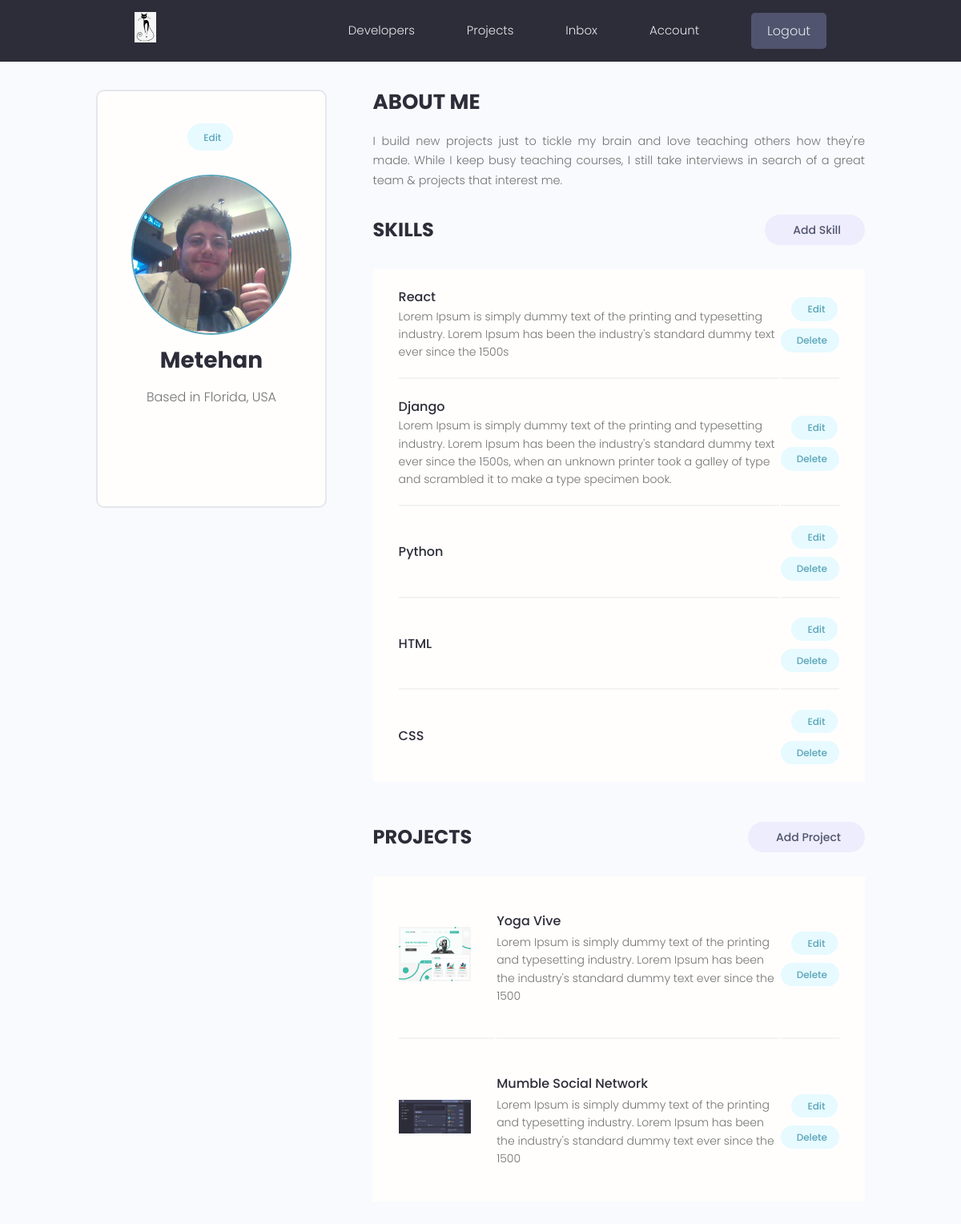
The app's page /account/ (signed in) with its own data.
### users/models.py (models this page shows, shortened)
class Profile(models.Model):
    user = models.OneToOneField(
        User, on_delete=models.CASCADE, null=True, blank=True)
    name = models.CharField(max_length=200, blank=True, null=True)
    email = models.EmailField(max_length=500, blank=True, null=True)
    username = models.CharField(max_length=200, blank=True, null=True)
    location = models.CharField(max_length=200, blank=True, null=True)
    short_intro = models.CharField(max_length=200, blank=True, null=True)
    bio = models.TextField(blank=True, null=True)
    profile_image = models.ImageField(
        null=True, blank=True, upload_to='profiles/', default="profiles/user-default.png")
    social_github = models.CharField(max_length=200, blank=True, null=True)
    social_twitter = models.CharField(max_length=200, blank=True, null=True)
    social_linkedin = models.CharField(max_length=200, blank=True, null=True)
    social_youtube = models.CharField(max_length=200, blank=True, null=True)
    social_website = models.CharField(max_length=200, blank=True, null=True)
    created = models.DateTimeField(auto_now_add=True)
    id = models.UUIDField(default=uuid.uuid4, unique=True,
                          primary_key=True, editable=False)
    class Meta:
        ordering = ['created']
    @property
    def imageURL(self):
        try:
            url = self.profile_image.url
        except:
            url = ''
        return url

class Skill(models.Model):
    owner = models.ForeignKey(
        Profile, on_delete=models.CASCADE, null=True, blank=True)
    name = models.CharField(max_length=200, blank=True, null=True)
    description = models.TextField(null=True, blank=True)
    created = models.DateTimeField(auto_now_add=True)
    id = models.UUIDField(default=uuid.uuid4, unique=True,
                          primary_key=True, editable=False)

### projects/models.py (models this page shows, shortened)
class Project(models.Model):
    owner = models.ForeignKey(
        Profile, null=True, blank=True, on_delete=models.CASCADE)
    title = models.CharField(max_length=200)
    description = models.TextField(null=True, blank=True)
    featured_image = models.ImageField(
        null=True, blank=True, default="default.jpg")
    demo_link = models.CharField(max_length=2000, null=True, blank=True)
    source_link = models.CharField(max_length=2000, null=True, blank=True)
    tags = models.ManyToManyField('Tag', blank=True)
    vote_total = models.IntegerField(default=0, null=True, blank=True)
    vote_ratio = models.IntegerField(default=0, null=True, blank=True)
    created = models.DateTimeField(auto_now_add=True)
    id = models.UUIDField(default=uuid.uuid4, unique=True,
                          primary_key=True, editable=False)
    class Meta:
        ordering = ['-vote_ratio', '-vote_total', 'title']
    @property
    def imageURL(self):
        try:
            url = self.featured_image.url
        except:
            url = ''
        return url

### users/views.py (the view)
# urls.py: path('account/', views.userAccount, name="account"),
@login_required(login_url='login')
def userAccount(request):
    profile = request.user.profile
    skills = profile.skill_set.all()
    projects = profile.project_set.all()
    context = {'profile': profile, 'skills': skills, 'projects': projects}
    return render(request, 'users/account.html', context)

### users/templates/users/account.html (shortened to what this page needs)
{% extends 'main.html' %}
{% block content %}
<main class="settingsPage profile my-md">
  <div class="container">
    <div class="layout">
      <div class="column column--1of3">
        <div class="card text-center">
          <div class="card__body dev">
            <a class="tag tag--pill tag--main settings__btn" href="{% url 'edit-account' %}">
              Edit</a>
            <img class="avatar avatar--xl dev__avatar" src="{{profile.imageURL}}" />
            <h2 class="dev__name">{{profile.name}}</h2>
            <p class="dev__location">Based in {{profile.location}}</p>
            <ul class="dev__social">
            </ul>
          </div>
        </div>
      </div>
      <div class="column column--2of3">
        <div class="devInfo">
          <h3 class="devInfo__title">About Me</h3>
          <p class="devInfo__about">{{profile.bio}}</p>
        </div>
        <div class="settings">
          <h3 class="settings__title">Skills</h3>
          <a class="tag tag--pill tag--sub settings__btn tag--lg" href="{% url 'create-skill' %}"> Add Skill</a>
        </div>
        <table class="settings__table">
          {% for skill in skills %}
          <tr>
            <td class="settings__tableInfo">
              <h4>{{skill.name}}</h4>
              <p>
                {{skill.description}}
              </p>
            </td>
            <td class="settings__tableActions">
              <a class="tag tag--pill tag--main settings__btn" href="{% url 'update-skill' skill.id %}"> Edit</a>
              <a class="tag tag--pill tag--main settings__btn" href="{% url 'delete-skill' skill.id %}?next=/account">
                Delete</a>
            </td>
          </tr>
          {% endfor %}
        </table>
        <div class="settings">
          <h3 class="settings__title">Projects</h3>
          <a class="tag tag--pill tag--sub settings__btn tag--lg" href="{% url 'create-project' %}"> Add Project</a>
        </div>
        <table class="settings__table">
          {% for project in projects %}
          <tr>
            <td class="settings__thumbnail">
              <a href="{% url 'project' project.id %}"><img src="{{project.imageURL}}" alt="Project Thumbnail" /></a>
            </td>
            <td class="settings__tableInfo">
              <a href="{% url 'project' project.id %}">{{project.title}}</a>
              <p>{{project.description|slice:"150"}}</p>
            </td>
            <td class="settings__tableActions">
              <a class="tag tag--pill tag--main settings__btn" href="{% url 'update-project' project.id %}"> Edit</a>
              <a class="tag tag--pill tag--main settings__btn"
                href="{% url 'delete-project'  project.id %}?next=/account">
                Delete</a>
            </td>
          </tr>
          {% endfor %}
        </table>
      </div>
    </div>
  </div>
</main>
{% endblock %}

### static/styles/app.css (style rules this page uses)
:root { --color-sub: #2d2d39; }
.card { border: 2px solid var(--color-light); }
img { width: 100%; }
.profile .card > .dev { padding: 4rem; }
.dev__avatar { display: block; margin: auto; }
.dev__name { color: var(--color-sub); font-size: 2.8rem; font-weight: 700; margin-top: 1rem; margin-bottom: 0.5rem; }
.dev__location { margin-top: 1rem; }
.dev__social { margin: 3rem 0; list-style: none; display: flex; justify-content: center; gap: 1.5rem; }
.devInfo { margin-bottom: 3rem; }
.devInfo__title, .devInfo__subtitle { font-size: 2.6rem; color: var(--color-sub); text-transform: uppercase; font-weight: 700; margin-bottom: 1.5rem; }
.devInfo__about, .devSkill__info { font-size: 1.45rem; line-height: 1.7; text-align: justify; }
.settingsPage .dev > .settings__btn { display: inline-block; margin-bottom: 3rem; }
.settings { display: flex; justify-content: space-between; align-items: center; }
.settings__title { font-size: 2.4rem; text-transform: uppercase; font-weight: 700; color: var(--color-sub); }
.settings__table { margin-top: 3rem; margin-bottom: 5rem; padding: 0 3rem; background: var(--color-white); }
.settings__table tr { width: 100%; }
.settings__table tr > td { padding: 2rem 0; }
.settings__table tr:not(:last-child) td { border-bottom: 2px solid var(--color-white-light); }
.settings__thumbnail { width: 23%; min-width: 10rem; }
.settings__thumbnail img { padding-right: 3rem; height: 15rem; object-fit: contain; }
.settings__tableInfo { width: 100%; }
.settings__tableInfo h4, .settings__tableInfo a { padding-right: 1rem; width: auto; font-size: 1.6rem; font-weight: 500; color: var(--color-sub); }
.settings__tableInfo p { font-size: 1.4rem; }
.settings__tableActions { text-align: right; }

### static/uikit/styles/modules/_variables.css (style rules this page uses)
:root { --color-main: #5aa5b9; --color-main-light: #e6faff; --color-sub: #3f4156; --color-sub-light: #51546e; --color-sub-lighter: #ededfd; --color-text: #737373; --color-gray: #8b8b8b; --color-light: #e5e7eb; --color-light-gray: #767676; --color-bg: #f8fafd; --color-white: #fffefd; --color-white-light: #f3f3f3; --color-success: #359e64; --color-success-bg: #def8e8; --color-error: #fc4b0b; --color-error-bg: #fff2ee; --font-base: 'Poppins', arial, helvetica, 'Segoe UI', roboto, ubuntu, sans-serif; --font-monospace: 'Fira Code', 'Courier New', courier, monospace; --font-regular: 300; --font-medium: 500; --font-bold: 700; --generic-shadow: 1px 1px 5px #00000010; --generic-transition: all 0.3s ease-in-out; }

### static/uikit/styles/modules/_base.css (style rules this page uses)
* { margin: 0; padding: 0; box-sizing: border-box; text-rendering: optimizeLegibility; color: inherit; font-size: inherit; }
html { font-size: 50%; }
@media only screen and (min-width: 480px) { html { font-size: 56.25%; } }
@media only screen and (min-width: 1200px) { html { font-size: 62.5%; } }
body { line-height: 1.6; font-weight: 400; font-size: 1.5rem; color: var(--color-text); background-color: var(--color-bg); min-height: 100vh; }

### static/uikit/styles/modules/_typography.css (style rules this page uses)
* { font-family: var(--font-base); }
h2 { font-size: 3.6rem; font-weight: var(--font-bold); }
h3 { font-size: 3.2rem; font-weight: var(--font-medium); }
h4 { font-size: 2.8rem; font-weight: var(--font-medium); }
p, span, strong { font-size: 1.6rem; color: var(--color-text); font-weight: var(--font-regular); }
a { padding-bottom: 2px; text-decoration: none; display: inline-block; color: var(--color-main); font-weight: var(--font-medium); }

### static/uikit/styles/modules/_utilities.css (style rules this page uses)
.container { width: 92%; max-width: 165rem; margin: 0 auto; box-sizing: border-box; }
@media screen and (min-width: 1000px) { .container { width: 90%; } }
@media screen and (min-width: 1200px) { .container { width: 80%; } }
.text-center { text-align: center; }
.my-md { margin: 3rem auto; }

### static/uikit/styles/modules/_avatar.css (style rules this page uses)
.avatar { border-radius: 50%; border: 2px solid var(--color-main); object-fit: cover; }
.avatar--xl { height: 20rem; width: 20rem; }

### static/uikit/styles/modules/_card.css (style rules this page uses)
.card { border-radius: 1rem; background-color: var(--color-white); border: 1.5px solid var(--color-light); width: auto; height: auto; margin-top: 0.5rem; margin-bottom: 0.5rem; overflow: hidden; }
.card__body, .card__header { padding: 2rem 2.5rem; }

### static/uikit/styles/modules/_layout.css (style rules this page uses)
.layout { display: flex; flex-flow: row wrap; justify-content: space-between; }
.layout > .column { margin-bottom: 3rem; }
.layout > .column.column--1of3 { flex-basis: 30%; }
.layout > .column.column--2of3 { flex-basis: 64%; }

### records on screen
Profile: imageURL (picture), name "Metehan", location "Florida, USA", bio "I build new projects just to tickle my brain and love teaching others how they're made. While I keep busy teaching courses, I still take interviews in search of a great team & projects that interest me."
Skill: name "React", description "Lorem Ipsum is simply dummy text of the printing and typesetting industry. Lorem Ipsum has been the industry's standard dummy text ever since the 1500s"
Skill: name "Django", description "Lorem Ipsum is simply dummy text of the printing and typesetting industry. Lorem Ipsum has been the industry's standard dummy text ever since the 1500s, when an unknown printer took a galley of type and scrambled it to make a type specimen book."
Skill: name "Python"
Skill: name "HTML"
Skill: name "CSS"
Project: imageURL (picture), title "Yoga Vive", description "Lorem Ipsum is simply dummy text of the printing and typesetting industry. Lorem Ipsum has been the industry's standard dummy text ever since the 1500"
Project: imageURL (picture), title "Mumble Social Network", description "Lorem Ipsum is simply dummy text of the printing and typesetting industry. Lorem Ipsum has been the industry's standard dummy text ever since the 1500"
